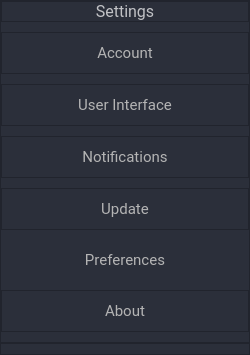
                     <widget class="QFrame" name="frame_49">
                      <property name="minimumSize">
                       <size>
                        <width>250</width>
                        <height>0</height>
                       </size>
                      </property>
                      <property name="maximumSize">
                       <size>
                        <width>250</width>
                        <height>16777215</height>
                       </size>
                      </property>
                      <property name="styleSheet">
                       <string notr="true">background-color: rgb(43, 47, 58)</string>
                      </property>
                      <property name="frameShape">
                       <enum>QFrame::StyledPanel</enum>
                      </property>
                      <property name="frameShadow">
                       <enum>QFrame::Raised</enum>
                      </property>
                      <layout class="QVBoxLayout" name="verticalLayout_27">
                       <property name="spacing">
                        <number>10</number>
                       </property>
                       <property name="leftMargin">
                        <number>0</number>
                       </property>
                       <property name="topMargin">
                        <number>0</number>
                       </property>
                       <property name="rightMargin">
                        <number>0</number>
                       </property>
                       <property name="bottomMargin">
                        <number>0</number>
                       </property>
                       <item>
                        <widget class="QFrame" name="frame_51">
                         <property name="maximumSize">
                          <size>
                           <width>16777215</width>
                           <height>60</height>
                          </size>
                         </property>
                         <property name="frameShape">
                          <enum>QFrame::StyledPanel</enum>
                         </property>
                         <property name="frameShadow">
                          <enum>QFrame::Raised</enum>
                         </property>
                         <layout class="QHBoxLayout" name="horizontalLayout_23">
                          <property name="spacing">
                           <number>0</number>
                          </property>
                          <property name="leftMargin">
                           <number>0</number>
                          </property>
                          <property name="topMargin">
                           <number>0</number>
                          </property>
                          <property name="rightMargin">
                           <number>0</number>
                          </property>
                          <property name="bottomMargin">
                           <number>0</number>
                          </property>
                          <item>
                           <widget class="QLabel" name="label_32">
                            <property name="font">
                             <font>
                              <family>Roboto</family>
                              <pointsize>12</pointsize>
                             </font>
                            </property>
                            <property name="styleSheet">
                             <string notr="true">color:rgba(255, 255, 255, 180);</string>
                            </property>
                            <property name="text">
                             <string>Settings</string>
                            </property>
                            <property name="alignment">
                             <set>Qt::AlignCenter</set>
                            </property>
                           </widget>
                          </item>
                         </layout>
                        </widget>
                       </item>
                       <item>
                        <widget class="QFrame" name="frame_25">
                         <property name="maximumSize">
                          <size>
                           <width>16777215</width>
                           <height>50</height>
                          </size>
                         </property>
                         <property name="frameShape">
                          <enum>QFrame::StyledPanel</enum>
                         </property>
                         <property name="frameShadow">
                          <enum>QFrame::Raised</enum>
                         </property>
                         <layout class="QHBoxLayout" name="horizontalLayout_18">
                          <property name="spacing">
                           <number>0</number>
                          </property>
                          <property name="leftMargin">
                           <number>0</number>
                          </property>
                          <property name="topMargin">
                           <number>0</number>
                          </property>
                          <property name="rightMargin">
                           <number>0</number>
                          </property>
                          <property name="bottomMargin">
                           <number>0</number>
                          </property>
                          <item>
                           <widget class="QPushButton" name="acc_button">
                            <property name="minimumSize">
                             <size>
                              <width>0</width>
                              <height>40</height>
                             </size>
                            </property>
                            <property name="font">
                             <font>
                              <family>Roboto</family>
                              <pointsize>11</pointsize>
                             </font>
                            </property>
                            <property name="cursor">
                             <cursorShape>PointingHandCursor</cursorShape>
                            </property>
                            <property name="styleSheet">
                             <string notr="true">QPushButton{
	border-radius:5px;
	color:rgb(180, 180, 180);
}
QPushButton:hover{
	background-color:rgb(59, 66, 81);
	border:2px solid rgb(212, 58, 212);
	border-radius:5px;
}</string>
                            </property>
                            <property name="text">
                             <string>Account</string>
                            </property>
                           </widget>
                          </item>
                         </layout>
                        </widget>
                       </item>
                       <item>
                        <widget class="QFrame" name="frame_56">
                         <property name="maximumSize">
                          <size>
                           <width>16777215</width>
                           <height>50</height>
                          </size>
                         </property>
                         <property name="frameShape">
                          <enum>QFrame::StyledPanel</enum>
                         </property>
                         <property name="frameShadow">
                          <enum>QFrame::Raised</enum>
                         </property>
                         <layout class="QHBoxLayout" name="horizontalLayout_24">
                          <property name="spacing">
                           <number>0</number>
                          </property>
                          <property name="leftMargin">
                           <number>0</number>
                          </property>
                          <property name="topMargin">
                           <number>0</number>
                          </property>
                          <property name="rightMargin">
                           <number>0</number>
                          </property>
                          <property name="bottomMargin">
                           <number>0</number>
                          </property>
                          <item>
                           <widget class="QPushButton" name="buttonUI">
                            <property name="minimumSize">
                             <size>
                              <width>0</width>
                              <height>40</height>
                             </size>
                            </property>
                            <property name="font">
                             <font>
                              <family>Roboto</family>
                              <pointsize>11</pointsize>
                             </font>
                            </property>
                            <property name="cursor">
                             <cursorShape>PointingHandCursor</cursorShape>
                            </property>
                            <property name="styleSheet">
                             <string notr="true">QPushButton{
	border-radius:5px;
	color:rgb(180, 180, 180);
}
QPushButton:hover{
	background-color:rgb(59, 66, 81);
	border:2px solid rgb(212, 58, 212);
	border-radius:5px;
}</string>
                            </property>
                            <property name="text">
                             <string>User Interface</string>
                            </property>
                           </widget>
                          </item>
                         </layout>
                        </widget>
                       </item>
                       <item>
                        <widget class="QFrame" name="frame_52">
                         <property name="maximumSize">
                          <size>
                           <width>16777215</width>
                           <height>50</height>
                          </size>
                         </property>
                         <property name="frameShape">
                          <enum>QFrame::StyledPanel</enum>
                         </property>
                         <property name="frameShadow">
                          <enum>QFrame::Raised</enum>
                         </property>
                         <layout class="QHBoxLayout" name="horizontalLayout_25">
                          <property name="spacing">
                           <number>0</number>
                          </property>
                          <property name="leftMargin">
                           <number>0</number>
                          </property>
                          <property name="topMargin">
                           <number>0</number>
                          </property>
                          <property name="rightMargin">
                           <number>0</number>
                          </property>
                          <property name="bottomMargin">
                           <number>0</number>
                          </property>
                          <item>
                           <widget class="QPushButton" name="buttonNotification">
                            <property name="minimumSize">
                             <size>
                              <width>0</width>
                              <height>40</height>
                             </size>
                            </property>
                            <property name="font">
                             <font>
                              <family>Roboto</family>
                              <pointsize>11</pointsize>
                             </font>
                            </property>
                            <property name="cursor">
                             <cursorShape>PointingHandCursor</cursorShape>
                            </property>
                            <property name="styleSheet">
                             <string notr="true">QPushButton{
	border-radius:5px;
	color:rgb(180, 180, 180);
}
QPushButton:hover{
	background-color:rgb(59, 66, 81);
	border:2px solid rgb(212, 58, 212);
	border-radius:5px;
}</string>
                            </property>
                            <property name="text">
                             <string>Notifications</string>
                            </property>
                           </widget>
                          </item>
                         </layout>
                        </widget>
                       </item>
                       <item>
                        <widget class="QFrame" name="frame_53">
                         <property name="maximumSize">
                          <size>
                           <width>16777215</width>
                           <height>50</height>
                          </size>
                         </property>
                         <property name="frameShape">
                          <enum>QFrame::StyledPanel</enum>
                         </property>
                         <property name="frameShadow">
                          <enum>QFrame::Raised</enum>
                         </property>
                         <layout class="QHBoxLayout" name="horizontalLayout_26">
                          <property name="spacing">
                           <number>0</number>
                          </property>
                          <property name="leftMargin">
                           <number>0</number>
                          </property>
                          <property name="topMargin">
                           <number>0</number>
                          </property>
                          <property name="rightMargin">
                           <number>0</number>
                          </property>
                          <property name="bottomMargin">
                           <number>0</number>
                          </property>
                          <item>
                           <widget class="QPushButton" name="buttonUpdate">
                            <property name="minimumSize">
                             <size>
                              <width>0</width>
                              <height>40</height>
                             </size>
                            </property>
                            <property name="font">
                             <font>
                              <family>Roboto</family>
                              <pointsize>11</pointsize>
                             </font>
                            </property>
                            <property name="cursor">
                             <cursorShape>PointingHandCursor</cursorShape>
                            </property>
                            <property name="styleSheet">
                             <string notr="true">QPushButton{
	border-radius:5px;
	color:rgb(180, 180, 180);
}
QPushButton:hover{
	background-color:rgb(59, 66, 81);
	border:2px solid rgb(212, 58, 212);
	border-radius:5px;
}</string>
                            </property>
                            <property name="text">
                             <string>Update</string>
                            </property>
                           </widget>
                          </item>
                         </layout>
                        </widget>
                       </item>
                       <item>
                        <widget class="QPushButton" name="button_preferences">
                         <property name="minimumSize">
                          <size>
                           <width>0</width>
                           <height>40</height>
                          </size>
                         </property>
                         <property name="font">
                          <font>
                           <family>Roboto</family>
                           <pointsize>11</pointsize>
                          </font>
                         </property>
                         <property name="cursor">
                          <cursorShape>PointingHandCursor</cursorShape>
                         </property>
                         <property name="styleSheet">
                          <string notr="true">QPushButton{
	border-radius:5px;
	color:rgb(180, 180, 180);
}
QPushButton:hover{
	background-color:rgb(59, 66, 81);
	border:2px solid rgb(212, 58, 212);
	border-radius:5px;
}</string>
                         </property>
                         <property name="text">
                          <string>Preferences</string>
                         </property>
                        </widget>
                       </item>
                       <item>
                        <widget class="QFrame" name="frame_54">
                         <property name="maximumSize">
                          <size>
                           <width>16777215</width>
                           <height>50</height>
                          </size>
                         </property>
                         <property name="frameShape">
                          <enum>QFrame::StyledPanel</enum>
                         </property>
                         <property name="frameShadow">
                          <enum>QFrame::Raised</enum>
                         </property>
                         <layout class="QHBoxLayout" name="horizontalLayout_27">
                          <property name="spacing">
                           <number>0</number>
                          </property>
                          <property name="leftMargin">
                           <number>0</number>
                          </property>
                          <property name="topMargin">
                           <number>0</number>
                          </property>
                          <property name="rightMargin">
                           <number>0</number>
                          </property>
                          <property name="bottomMargin">
                           <number>0</number>
                          </property>
                          <item>
                           <widget class="QPushButton" name="buttonAbout">
                            <property name="minimumSize">
                             <size>
                              <width>0</width>
                              <height>40</height>
                             </size>
                            </property>
                            <property name="font">
                             <font>
                              <family>Roboto</family>
                              <pointsize>11</pointsize>
                             </font>
                            </property>
                            <property name="cursor">
                             <cursorShape>PointingHandCursor</cursorShape>
                            </property>
                            <property name="styleSheet">
                             <string notr="true">QPushButton{
	border-radius:5px;
	color:rgb(180, 180, 180);
}
QPushButton:hover{
	background-color:rgb(59, 66, 81);
	border:2px solid rgb(212, 58, 212);
	border-radius:5px;
}</string>
                            </property>
                            <property name="text">
                             <string>About</string>
                            </property>
                           </widget>
                          </item>
                         </layout>
                        </widget>
                       </item>
                       <item>
                        <widget class="QFrame" name="frame_57">
                         <property name="maximumSize">
                          <size>
                           <width>16777215</width>
                           <height>50</height>
                          </size>
                         </property>
                         <property name="frameShape">
                          <enum>QFrame::StyledPanel</enum>
                         </property>
                         <property name="frameShadow">
                          <enum>QFrame::Raised</enum>
                         </property>
                         <layout class="QHBoxLayout" name="horizontalLayout_28">
                          <property name="spacing">
                           <number>0</number>
                          </property>
                          <property name="leftMargin">
                           <number>0</number>
                          </property>
                          <property name="topMargin">
                           <number>0</number>
                          </property>
                          <property name="rightMargin">
                           <number>0</number>
                          </property>
                          <property name="bottomMargin">
                           <number>0</number>
                          </property>
                         </layout>
                        </widget>
                       </item>
                       <item>
                        <widget class="QFrame" name="frame_55">
                         <property name="frameShape">
                          <enum>QFrame::StyledPanel</enum>
                         </property>
                         <property name="frameShadow">
                          <enum>QFrame::Raised</enum>
                         </property>
                        </widget>
                       </item>
                      </layout>
                     </widget>
